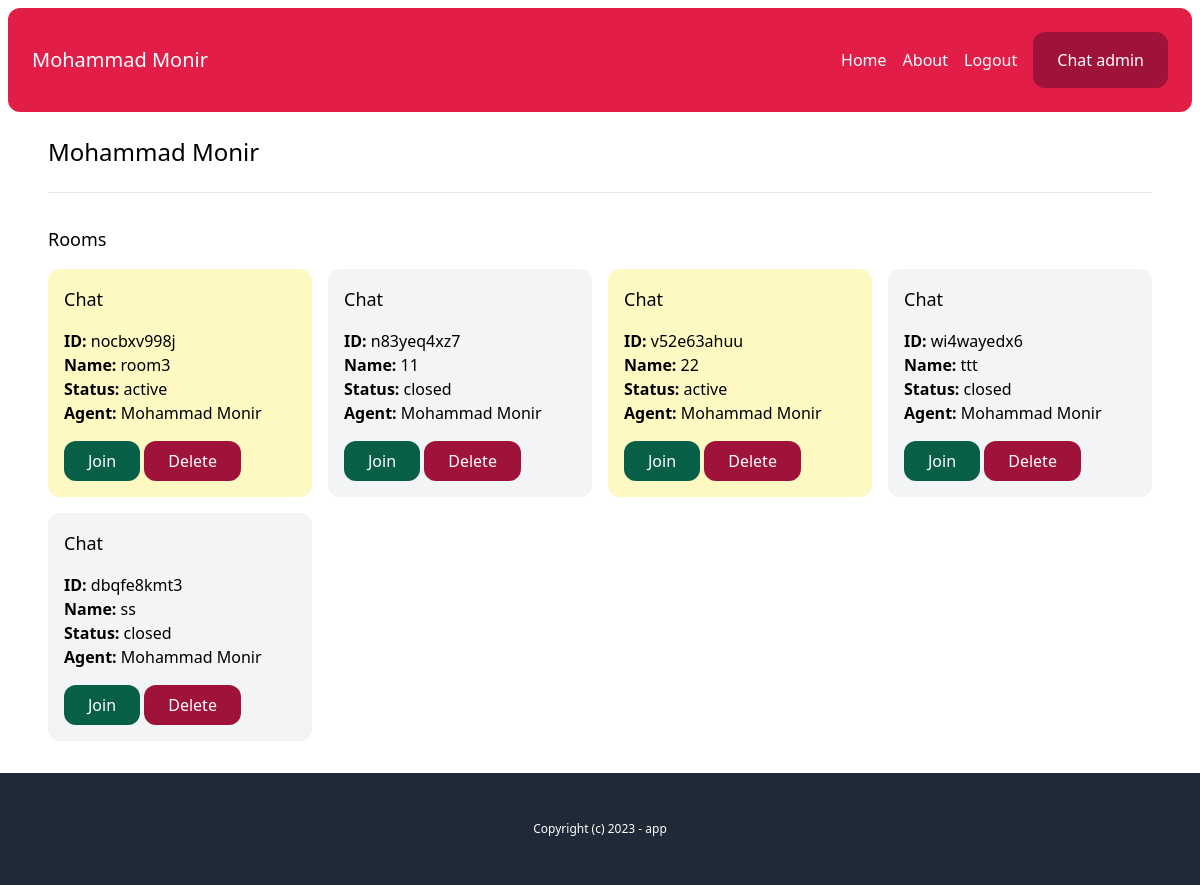
Screenshot of /chat-admin/users/b28e84a3-a835-44bc-9297-bda4b6097338/ (signed in) with the database file from the repository.
### account/models.py (models this page shows)
class User(AbstractBaseUser, PermissionsMixin):
    AGENT = 'agent'
    MANAGER = 'manager'
    CUSTOMER = 'customer'
    ROLES_CHOICES = (
        (AGENT, 'Agent'),
        (MANAGER, 'Manager'),
        (CUSTOMER, 'customer'),
    )
    id = models.UUIDField(primary_key=True, default=uuid.uuid4, editable=False)
    email = models.EmailField(unique=True)
    name = models.CharField(max_length=255, blank=True, default='')
    role = models.CharField(max_length=20, choices=ROLES_CHOICES, default=CUSTOMER)
    is_active = models.BooleanField(default=True)
    is_superuser = models.BooleanField(default=False)
    is_staff = models.BooleanField(default=False)
    date_joined = models.DateTimeField(default=timezone.now)
    last_login = models.DateTimeField(blank=True, null=True)
    objects = CustomUserManager()
    USERNAME_FIELD = 'email'
    EMAIL_FIELD = 'email'
    REQUIRED_FIELDS = ['name']

### chat/models.py (models this page shows, shortened)
class Room(models.Model):
    CHOICES = (('waiting','waiting'), ('active','active'), ('closed','closed'))
    uuid = models.CharField(max_length=255)
    room_name = models.CharField(max_length=255)
    agent = models.ForeignKey(User, null=True, blank=True, related_name='rooms', on_delete=models.SET_NULL)
    messages = models.ManyToManyField(Message, blank=True, related_name='room_messages')
    url = models.CharField(max_length=255, null=True, blank=True)
    created_at = models.DateTimeField(auto_now_add=True)
    created_by = models.ForeignKey(User, related_name='rooms_created', null=True, on_delete=models.SET_NULL)
    status =models.CharField(max_length=20, choices=CHOICES, default='waiting')
    class Meta:
        ordering = ('created_at',)

### chat/views.py (the view)
# urls.py: path('chat-admin/users/<uuid:uuid>/', views.user_detail, name='user_detail'),
@login_required
def user_detail(request, uuid):
    user = User.objects.get(id=uuid)
    rooms = user.rooms.all()
    return render(request, 'chat/user_detail.html', {'user': user, 'rooms': rooms})

### chat/templates/chat/user_detail.html (shortened to what this page needs)
{% extends 'core/base.html' %}
{% block content %}
    <h1 class="text-2xl">{{user.name}}</h1>
    <hr class="my-6">
    <div class="mt-8">
        <h2 class="mb-4 text-lg">Rooms</h2>
        {% include 'chat/partials/rooms_list.html' %}
    </div>
{% endblock %}

### core/templates/core/base.html (shortened to what this page needs)
{% load static %}
<html>
    <head>
        <link rel="stylesheet" type="text/css" href="{% static 'css/main.min.css' %}">
    </head>
    <body>
        <div class="p-2">
            <nav class="p-6 bg-rose-600 text-white flex justify-between items-center rounded-xl">
                <a href="{% url 'core:index' %}" class="text-xl">{{request.user.name}}</a>
                <div class="flex items-center space-x-4">
                    <a href="{% url 'core:index' %}">Home</a>
                    <a href="{% url 'core:about' %}">About</a>
                    {% if request.user.is_authenticated %}
                        <a href="{% url 'account:logout' %}">Logout</a>
                        <a href="{% url 'chat:chat-admin' %}" class="inline-block py-4 px-6 bg-rose-800 text-white rounded-xl">Chat admin</a>
                    {% else %}
                        <a href="{% url 'account:login' %}"  class="inline-block py-4 px-6 bg-rose-800 text-white rounded-xl">Login</a>
                        <a href="{% url 'account:signup' %}"  class="inline-block py-4 px-6 bg-rose-800 text-white rounded-xl">Sign Up</a>
                    {% endif %}
                </div>
            </nav>
            <main class="max-w-6xl mx-auto p-6">
                {% block content %}
                {% endblock %}
            </main>
        </div>
        <footer class="py-12 px-6 bg-gray-800 text-white text-center text-xs">
            <p>Copyright (c) 2023 - app</p>
        </footer>
    </body>
</html>

### chat/templates/chat/partials/rooms_list.html
{% load static %}
<div class="grid grid-cols-4 gap-4">
    {% if rooms %}
    {% for room in rooms %}
        <div class="p-4 rounded-xl {% if room.status == 'waiting' %}bg-emerald-100{% elif room.status == 'active' %}bg-yellow-100{% else %}bg-gray-100{% endif %}">
            <h3 class="mb-4 text-lg">Chat</h3>
            <p>
                <b>ID: </b>{{ room.uuid }}<br>
                <b>Name: </b>{{ room.room_name }}<br>
                <b>Status: </b>{{ room.get_status_display }}<br>
                <b>Agent: </b>{% firstof room.agent.name 'None yet...' %}
            </p>
            <a href="{% url 'chat:room' room.uuid %}" class="mt-4 inline-block py-2 px-6 bg-emerald-800 text-white rounded-xl">Join</a>
            <a href="{% url 'chat:delete_room' room.uuid %}" class="mt-4 inline-block py-2 px-6 bg-rose-800 text-white rounded-xl">Delete</a>
        </div>
    {% endfor %}
    {% else %}
    <p>No rooms available yet!<p>
    {% endif %}
</div>

### rows the page displays
User: user.name "Mohammad Monir", name "Mohammad Monir"
Room: uuid "nocbxv998j", room_name "room3", status "active", agent.name "Mohammad Monir"
Room: uuid "n83yeq4xz7", room_name "11", status "closed", agent.name "Mohammad Monir"
Room: uuid "v52e63ahuu", room_name "22", status "active", agent.name "Mohammad Monir"
Room: uuid "wi4wayedx6", room_name "ttt", status "closed", agent.name "Mohammad Monir"
Room: uuid "dbqfe8kmt3", room_name "ss", status "closed", agent.name "Mohammad Monir"
